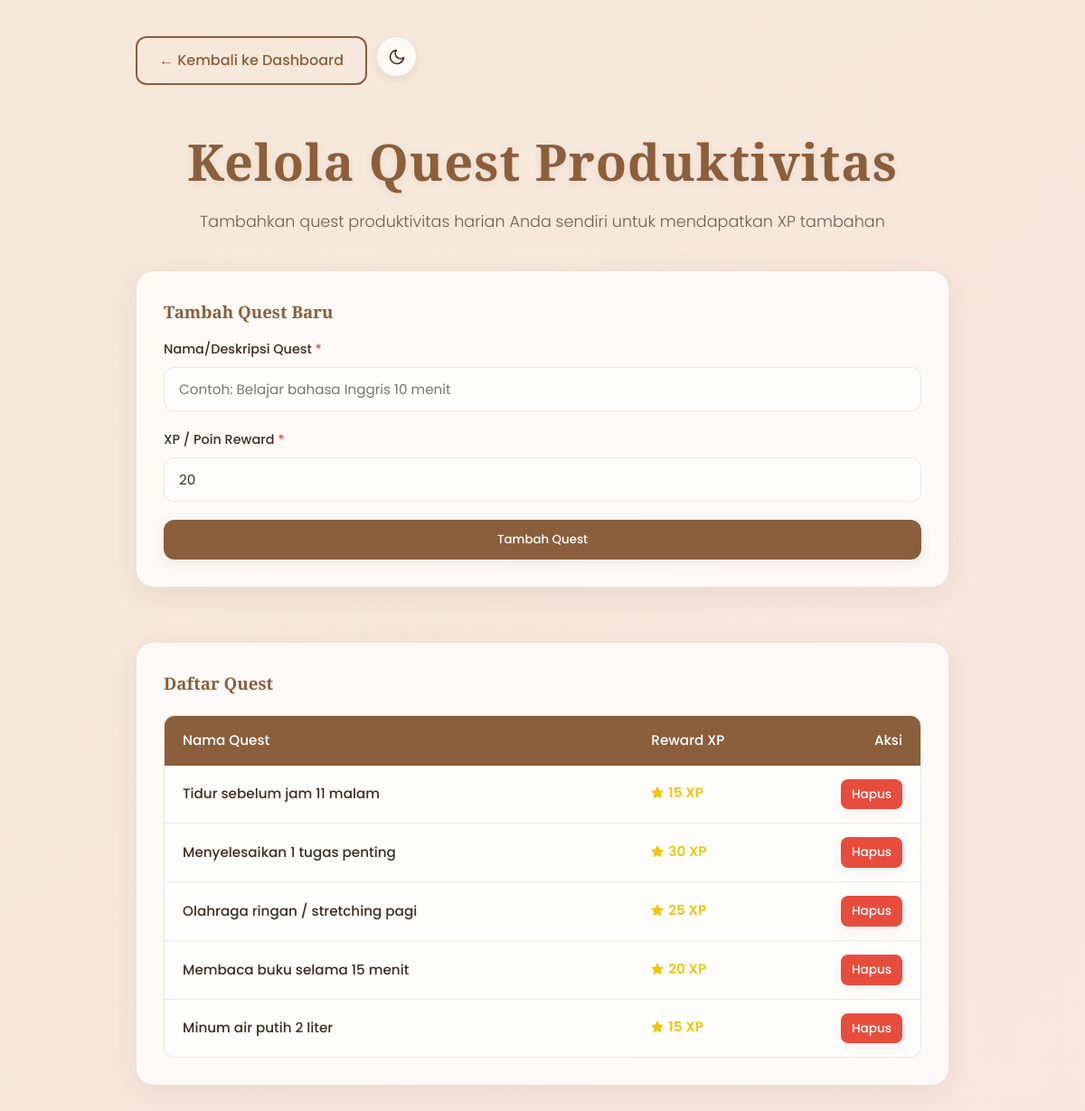
Screenshot of /quest/index.php with the database file from the repository.
### tables this page shows
CREATE TABLE IF NOT EXISTS `quest` (
  `id_quest` INT(11) NOT NULL AUTO_INCREMENT,
  `nama_quest` VARCHAR(100) NOT NULL,
  `poin` INT(11) NOT NULL DEFAULT 0,
  `status` VARCHAR(20) NOT NULL DEFAULT 'Belum',
  PRIMARY KEY (`id_quest`)
);

### quest/index.php (the view, shortened to what this page needs)
<?php
include '../config/koneksi.php';
$quests = mysqli_query($koneksi, "SELECT * FROM quest ORDER BY id_quest DESC");
?>
<!DOCTYPE html>
<html lang="id">
<head>
    <link rel="stylesheet" href="../assets/css/style.css" />
</head>
<body>
    <div class="container" style="max-width: 900px;">
        <div class="topbar">
            <div style="display: flex; gap: 10px;">
                <a href="../index.php" class="btn btn-secondary">&larr; Kembali ke Dashboard</a>
                <button id="theme-toggle" class="theme-toggle-btn" title="Ganti Tema"></button>
            </div>
        </div>
        <header style="padding-top: 10px; padding-bottom: 20px;">
            <h1>Kelola Quest Produktivitas</h1>
            <p>Tambahkan quest produktivitas harian Anda sendiri untuk mendapatkan XP tambahan</p>
        </header>
        <div style="display: grid; grid-template-columns: 1fr; gap: 30px; margin-top: 20px;">
            <div class="glass-card">
                <h3 style="font-family: var(--font-title); margin-bottom: 15px; color: var(--color-primary);">Tambah Quest Baru</h3>
                <form method="POST">
                    <div class="form-group">
                        <label for="nama_quest">Nama/Deskripsi Quest <span style="color: #e74c3c;">*</span></label>
                        <input type="text" id="nama_quest" name="nama_quest" required placeholder="Contoh: Belajar bahasa Inggris 10 menit" />
                    </div>
                    <div class="form-group">
                        <label for="poin">XP / Poin Reward <span style="color: #e74c3c;">*</span></label>
                        <input type="number" id="poin" name="poin" required min="5" max="100" value="20" />
                    </div>
                    <button type="submit" name="tambah_quest" class="btn" style="width: 100%;">
                        Tambah Quest
                    </button>
                </form>
            </div>
            <div class="glass-card">
                <h3 style="font-family: var(--font-title); margin-bottom: 15px; color: var(--color-primary);">Daftar Quest</h3>
                <div class="table-wrapper">
                    <table>
                        <thead>
                            <tr>
                                <th>Nama Quest</th>
                                <th>Reward XP</th>
                                <th style="text-align: right; width: 100px;">Aksi</th>
                            </tr>
                        </thead>
                        <tbody>
                            <?php if (mysqli_num_rows($quests) > 0) { ?>
                                <?php while ($row = mysqli_fetch_assoc($quests)) { ?>
                                    <tr>
                                        <td style="font-weight: 500;"><?= htmlspecialchars($row['nama_quest']) ?></td>
                                        <td>
                                            <span style="color: #f1c40f; font-weight: 600; display: inline-flex; align-items: center; gap: 5px;">
                                                <svg xmlns="http://www.w3.org/2000/svg" width="14" height="14" viewBox="0 0 24 24" fill="currentColor" stroke="currentColor" stroke-width="2"><polygon points="12 2 15.09 8.26 22 9.27 17 14.14 18.18 21.02 12 17.77 5.82 21.02 7 14.14 2 9.27 8.91 8.26 12 2"></polygon></svg>
                                                <?= $row['poin'] ?> XP
                                            </span>
                                        </td>
                                        <td style="text-align: right;">
                                            <a href="index.php?hapus=<?= $row['id_quest'] ?>" class="btn btn-danger btn-sm" onclick="return confirm('Apakah Anda yakin ingin menghapus quest ini?')">
                                                Hapus
                                            </a>
                                        </td>
                                    </tr>
                                <?php } ?>
                            <?php } ?>
                        </tbody>
                    </table>
                </div>
            </div>
        </div>
    </div>
</body>
</html>

### assets/css/style.css (style rules this page uses)
:root { --font-primary: 'Poppins', sans-serif; --font-title: 'Playfair Display', serif; --bg-gradient: linear-gradient(135deg, #f5e9da, #ffe4e1, #e3f2fd); --color-bg: #f8f4ed; --color-surface: rgba(255, 255, 255, 0.75); --color-surface-solid: #fffbf7; --color-text: #3e2c23; --color-text-muted: #6e5e55; --color-primary: #8b5e3c; --color-primary-hover: #754f32; --color-accent: #e2b292; --color-border: rgba(139, 94, 60, 0.15); --color-shadow: rgba(62, 44, 35, 0.08); --radius-lg: 20px; --radius-md: 12px; --radius-sm: 8px; --transition: all 0.3s cubic-bezier(0.4, 0, 0.2, 1); --glass-blur: blur(12px); }
* { margin: 0; padding: 0; box-sizing: border-box; }
body { font-family: var(--font-primary); background: var(--color-bg); color: var(--color-text); min-height: 100vh; position: relative; overflow-x: hidden; transition: background-color 0.5s ease, color 0.3s ease; line-height: 1.6; }
body::before { content: ""; position: fixed; top: 0; left: 0; right: 0; bottom: 0; background: var(--bg-gradient); z-index: -10; background-size: 400% 400%; animation: gradientAnim 20s ease infinite; }
.container { width: 92%; max-width: 1200px; margin: 0 auto; padding: 40px 0; }
.glass-card { background: var(--color-surface); backdrop-filter: var(--glass-blur); -webkit-backdrop-filter: var(--glass-blur); border: 1px solid var(--color-border); box-shadow: 0 8px 32px 0 var(--color-shadow); border-radius: var(--radius-lg); padding: 30px; margin-bottom: 30px; transition: var(--transition); }
header { text-align: center; padding: 40px 20px; background: transparent; }
header h1 { font-family: var(--font-title); font-size: 3.5rem; color: var(--color-primary); margin-bottom: 8px; letter-spacing: 1px; font-weight: 700; text-shadow: 0 2px 10px var(--color-shadow); }
header p { font-size: 1.1rem; color: var(--color-text-muted); font-weight: 300; }
.topbar { display: flex; justify-content: space-between; align-items: center; margin-bottom: 30px; flex-wrap: wrap; gap: 15px; }
.btn { display: inline-flex; align-items: center; justify-content: center; padding: 12px 24px; background: var(--color-primary); color: #fff !important; text-decoration: none; font-weight: 500; border-radius: var(--radius-md); border: none; cursor: pointer; transition: var(--transition); box-shadow: 0 4px 15px var(--color-shadow); font-family: var(--font-primary); }
.btn-secondary { background: transparent; border: 2px solid var(--color-primary); color: var(--color-primary) !important; box-shadow: none; }
.btn-danger { background: #e74c3c; }
.btn-sm { padding: 6px 12px; font-size: 0.85rem; border-radius: var(--radius-sm); }
.table-wrapper { overflow-x: auto; border-radius: var(--radius-md); border: 1px solid var(--color-border); margin-top: 20px; }
table { width: 100%; border-collapse: collapse; text-align: left; }
table th { background: var(--color-primary); color: #fff; padding: 15px 20px; font-weight: 500; font-size: 0.95rem; }
table td { padding: 15px 20px; border-bottom: 1px solid var(--color-border); background: var(--color-surface); font-size: 0.95rem; }
table tr:last-child td { border-bottom: none; }
table tr { transition: var(--transition); }
.form-group { margin-bottom: 20px; }
.form-group label { display: block; font-size: 0.9rem; font-weight: 500; margin-bottom: 8px; color: var(--color-text); }
input, select, textarea { width: 100%; padding: 12px 16px; border-radius: var(--radius-md); border: 1px solid var(--color-border); background: var(--color-surface); color: var(--color-text); font-family: var(--font-primary); font-size: 0.95rem; outline: none; transition: var(--transition); }
.theme-toggle-btn { background: var(--color-surface); border: 1px solid var(--color-border); color: var(--color-text); width: 45px; height: 45px; border-radius: 50%; display: flex; align-items: center; justify-content: center; cursor: pointer; transition: var(--transition); box-shadow: 0 4px 10px var(--color-shadow); }

### rows the page displays
quest: nama_quest "Tidur sebelum jam 11 malam", poin "15"
quest: nama_quest "Menyelesaikan 1 tugas penting", poin "30"
quest: nama_quest "Olahraga ringan / stretching pagi", poin "25"
quest: nama_quest "Membaca buku selama 15 menit", poin "20"
quest: nama_quest "Minum air putih 2 liter", poin "15"
